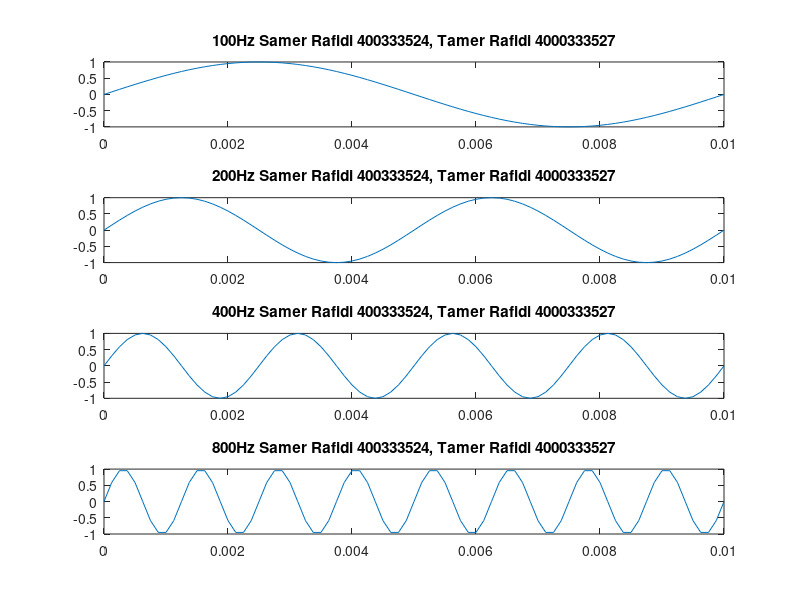

Write MATLAB code to recreate this figure.
% Samer Rafidi 400333524, Tamer Rafidi 400333527
% Use sinusoid frequency f = 300 Hz
f1 = 100
f2 = 200
f3 = 400
f4 = 800
%
% Sampling frequency and interval
fs = 8000;
Ts = 1/fs;
%
% Set time duration of plot, i.e., 10 msec.
tfinalplot = 10e-3;
%
% Make the time vector for the plot
nplot=0:Ts:tfinalplot;
%
% Make the time vector for replayed sound spurt
% Play the spurt for 2 seconds
tfinal = 2;
nsound=0:Ts:tfinal;
%

%creating a subplot for the first graph
subplot(4,1,1)
% Sample the sinusoid.
xnT100 = sin(2*pi*f1*nsound);
plot(nplot, xnT100(1:length(nplot)));
title('100Hz Samer Rafidi 400333524, Tamer Rafidi 4000333527');

%creating a subplot for the second graph
subplot(4,1,2)
% Sample the sinusoid.
xnT200 = sin(2*pi*f2*nsound);
plot(nplot, xnT200(1:length(nplot)));
title('200Hz Samer Rafidi 400333524, Tamer Rafidi 4000333527');

%creating a subplot for the third graph
subplot(4,1,3)
% Sample the sinusoid.
xnT400 = sin(2*pi*f3*nsound);
plot(nplot, xnT400(1:length(nplot)));
title('400Hz Samer Rafidi 400333524, Tamer Rafidi 4000333527');

%creating a subplot for the fourth graph
subplot(4,1,4)
% Sample the sinusoid.
xnT800 = sin(2*pi*f4*nsound);
plot(nplot, xnT800(1:length(nplot)));
title('800Hz Samer Rafidi 400333524, Tamer Rafidi 4000333527');

xnTotal = [xnT100, xnT200, xnT400, xnT800];

% Save xnT as a wav sound file, soundfile.wav.
%audiowrite('Q2soundfile.wav', xnTotal, fs);
%
% Uncomment/edit this next line to save the graph.
%exportgraphics(gcf, 'Q2_Graph');
%